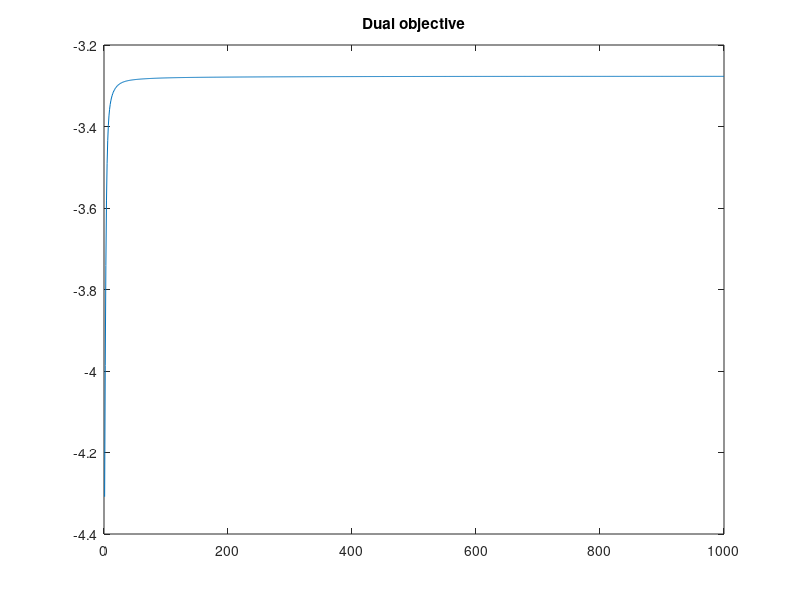
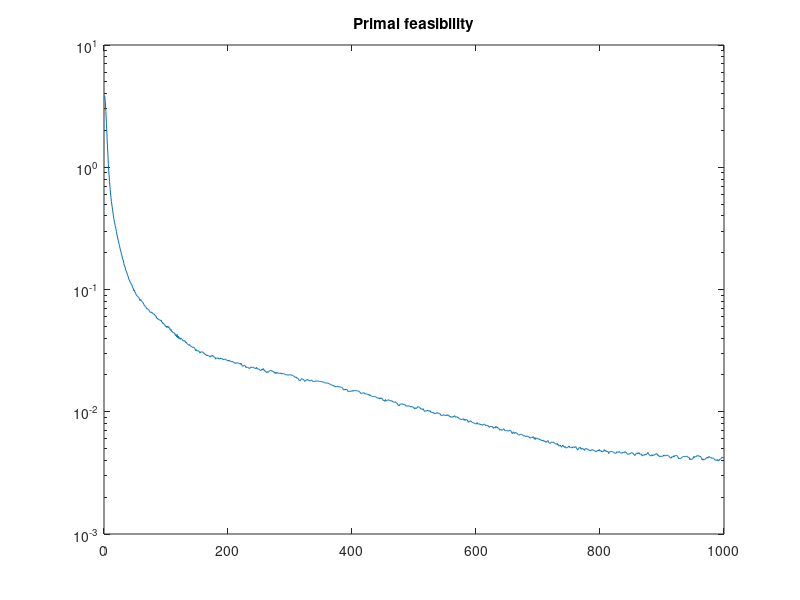
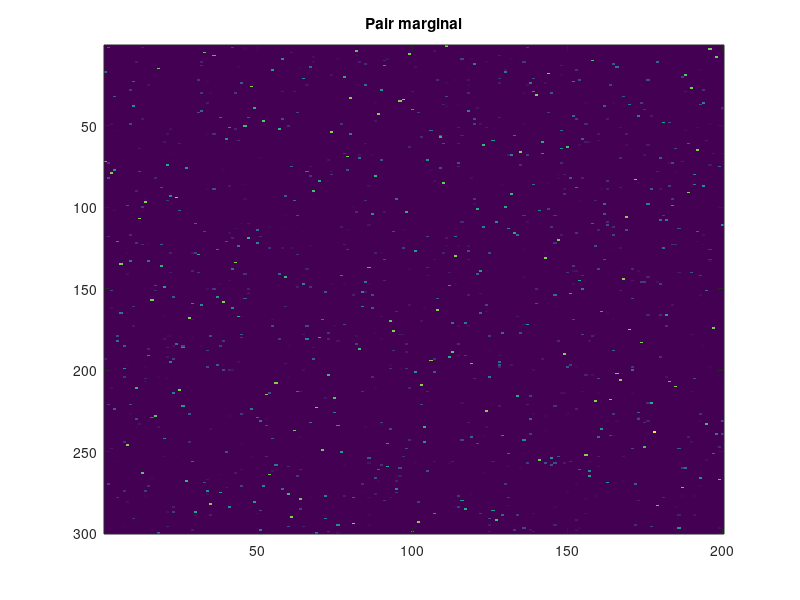

Reproduce these figures in MATLAB, in order.
rng(1)

% marginal sizes
m = 300;
n = 200;

% inverse temp
beta = 10;

eta = 1/(2*beta); % step size
maxIter = ceil(100*(beta)); % number of iterations


% sample random points with uniform marginals
x = sort(randn(m,1));
y = sort(randn(n,1));
mu = ones(m,1)/m;
nu = ones(n,1)/n;

% form random cost
C = randn(m,n);

% initialize dual variables
phi = zeros(m,1);
psi = zeros(n,1);

% prepare to launch
dualHist = zeros(maxIter,1);
feasHist = zeros(maxIter,1);

% main loop
for iter=1:maxIter
    % t = (1+sqrt(1+4*tprev^2))/2;

    A = C - phi - psi';
    X = exp(-beta*A);
    val = sum(sum(X));
    dualHist(iter) = dot(phi,mu)+dot(psi,nu)-(1/beta)*log(val);
    P = X/val;
    gr1 = mu - sum(P,2);
    gr2 = nu - sum(P,1)';
    feasHist(iter) = norm(gr1,1)+norm(gr2,1);

    phi = phi + eta*norm(gr1,1)*sign(gr1);
    psi = psi + eta*norm(gr2,1)*sign(gr2);

    phi = phi-mean(phi);
    psi = psi-mean(psi);

end

figure(1);plot(dualHist);title('Dual objective')
figure(2);semilogy(feasHist);title('Primal feasibility')
figure(3);imagesc(P);title('Pair marginal')